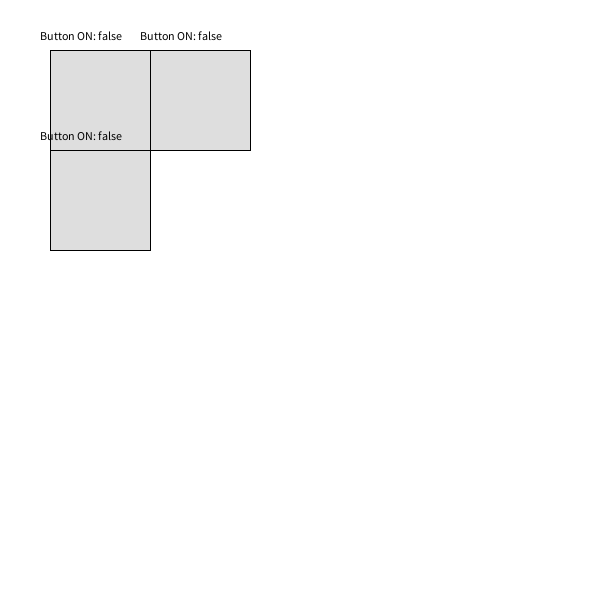
Frame 1 (no input)
Frame 60 (the mouse pressed at the canvas centre just before this capture): identical to frame 1, image omitted
Frame 120 (the mouse held since frame 60 and released just before this capture): identical to frame 1, image omitted

The Processing sketch that drew this single still picture (run headless with seeded random() and noise(); from frame 60 on, the mouse is pressed at the canvas centre):

// Processing sketch: oop1
// ── oop1.pde
// Create an Instance of Button

Button btn1 = new Button(50, 50, 100, 100);
Button btn2 = new Button(150, 50, 100, 100);
Button btn3 = new Button(50, 150, 100, 100);




void setup() {
  size(600, 600);
}

void draw() {
  background(255);
  btn1.display(); 
  btn2.display();
  btn3.display();
}



void mousePressed() {
  btn1.clickButton();
  btn2.clickButton();
  btn3.clickButton();
}
// ── Button.pde
//Class Name
class Button {
  //Class variables/member variables. 
  boolean button;
  int x, y, w, h;



  //Class contstructor
  Button(int tempX, int tempY, int tempW, int tempH) {
    x = tempX;
    y = tempY;
    w = tempW;
    h = tempH;
    button = false;
  }



  // Class Attributes
  void display() {
    if (button) {
      fill(0);
      text("Button ON: " + str(button), x-10, y-10);
      fill(55);
      rect(x, y, w, h);
    } else if (!button) {
      fill(0);
      text("Button ON: " + str(button), x-10, y-10);
      fill(222);
      rect(x, y, w, h);
    }
  }


  //Class behavior
  void clickButton() {
    if (mouseX>x && mouseX<x+w && mouseY>y && mouseY<y+h) {
      button = !button;
    }
  }
}
